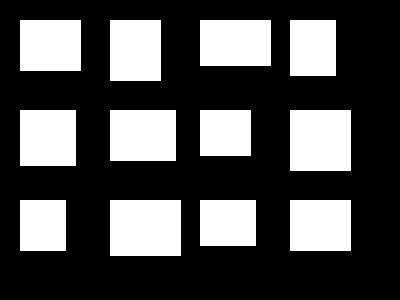
#> input picture Exp - 12/img.png, 400 x 300 px
$ python code.py
#> lines starting #> are read from the running program, lines starting #| are printed output that depends on the picture; after the words box and inside, x2 and y2 are one past the last pixel; in counts of white or black regions, pixels touching at a corner belong together
import cv2
import numpy as np
import matplotlib.pyplot as plt

image = cv2.imread('img.png', 0)
#> image: shape (300, 400); 30.5% white; 12 white regions, largest, box (x1, y1, x2, y2) and area: (110, 200, 181, 256) 3976, (290, 110, 351, 171) 3721, (110, 110, 176, 161) 3366

# convert to a binary img...
_, binary = cv2.threshold(image, 127, 255, cv2.THRESH_BINARY)

# hit and miss.
foreground = np.array([[0, 0, 0],
                       [0, 1, 1],
                       [0, 1, 1]], dtype=np.int8)

background = np.array([[1, 1, 1],
                       [1, 0, 0],
                       [1, 0, 0]], dtype=np.int8)

kernel = foreground - background
print("Kernel:\n", kernel)

# apply the Hit or Miss transformation:
result = cv2.morphologyEx(binary, cv2.MORPH_HITMISS, kernel)
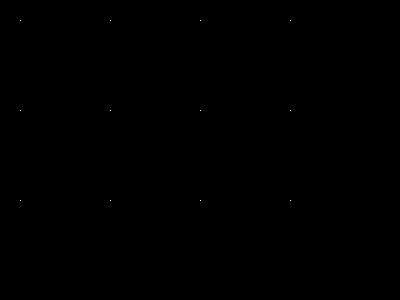
#> result: shape (300, 400); 0.01% white in thin lines or dots, all inside (x1, y1, x2, y2) = (20, 20, 291, 201)
print("No. of matched pixels:", np.count_nonzero(result))
#| No. of matched pixels: 12

result_show = cv2.dilate(result, np.ones((9, 9), np.uint8))
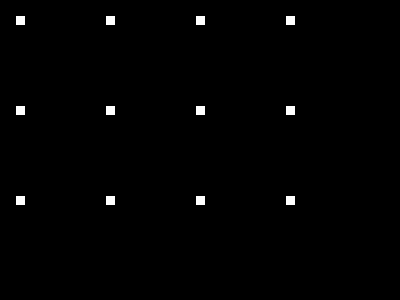
#> result_show: shape (300, 400); 0.81% white; 12 white regions, largest, box (x1, y1, x2, y2) and area: (16, 16, 25, 25) 81, (106, 16, 115, 25) 81, (196, 16, 205, 25) 81

plt.figure(figsize=(12, 4))

plt.subplot(1, 3, 1)
plt.imshow(image, cmap='gray')
plt.title('Original Image')
plt.axis('off')

plt.subplot(1, 3, 2)
plt.imshow(binary, cmap='gray')
plt.title('Binary Image')
plt.axis('off')

plt.subplot(1, 3, 3)
plt.imshow(result_show, cmap='gray')
plt.title('Hit or Miss Result')
plt.axis('off')

plt.show()
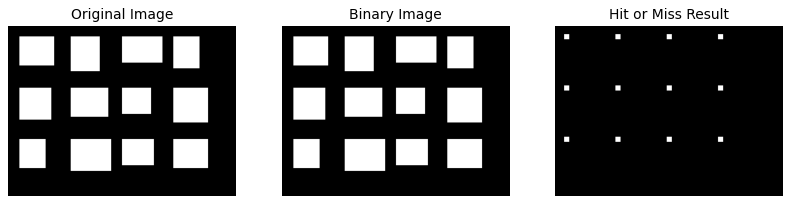
#> figure drawn by matplotlib, 3 panels
cv2.imwrite('result_image.png', result)
